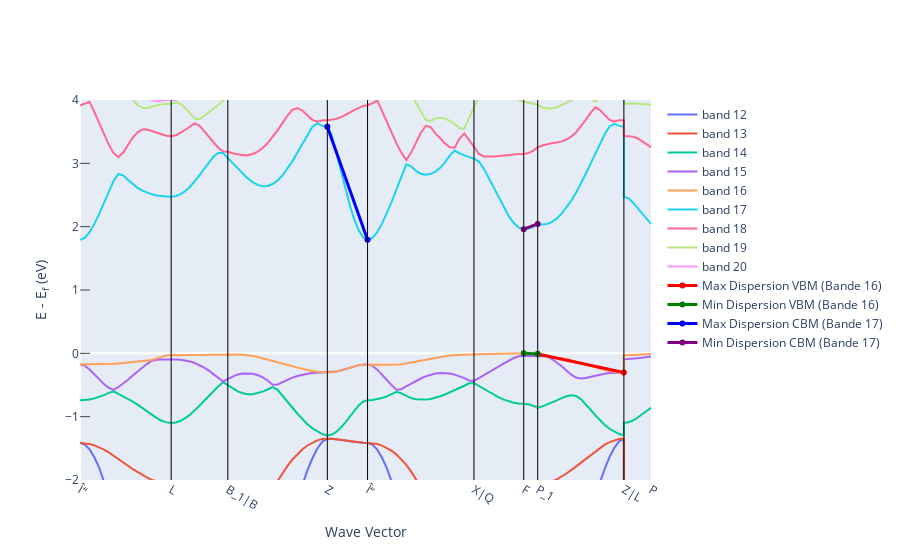

The notebook cell saved with this chart:
### Code cell
# Ajout des flèches indiquant la dispersion maximale et minimale
fig_el_bs.add_trace(go.Scatter(
    x=[xvals[max_vbm_idx[0]], xvals[max_vbm_idx[1]]],
    y=[yvals_vbm[max_vbm_idx[0]], yvals_vbm[max_vbm_idx[1]]],
    mode="lines+markers", line=dict(color="red", width=3),
    name="Max Dispersion VBM (Bande 16)"))

fig_el_bs.add_trace(go.Scatter(
    x=[xvals[min_vbm_idx[0]], xvals[min_vbm_idx[1]]],
    y=[yvals_vbm[min_vbm_idx[0]], yvals_vbm[min_vbm_idx[1]]],
    mode="lines+markers", line=dict(color="green", width=3),
    name="Min Dispersion VBM (Bande 16)"))

fig_el_bs.add_trace(go.Scatter(
    x=[xvals[max_cbm_idx[0]], xvals[max_cbm_idx[1]]],
    y=[yvals_cbm[max_cbm_idx[0]], yvals_cbm[max_cbm_idx[1]]],
    mode="lines+markers", line=dict(color="blue", width=3),
    name="Max Dispersion CBM (Bande 17)"))

fig_el_bs.add_trace(go.Scatter(
    x=[xvals[min_cbm_idx[0]], xvals[min_cbm_idx[1]]],
    y=[yvals_cbm[min_cbm_idx[0]], yvals_cbm[min_cbm_idx[1]]],
    mode="lines+markers", line=dict(color="purple", width=3),
    name="Min Dispersion CBM (Bande 17)"))

fig_el_bs.update_layout(xaxis_range=[xvals[0], xvals[-1]])
fig_el_bs.show()
